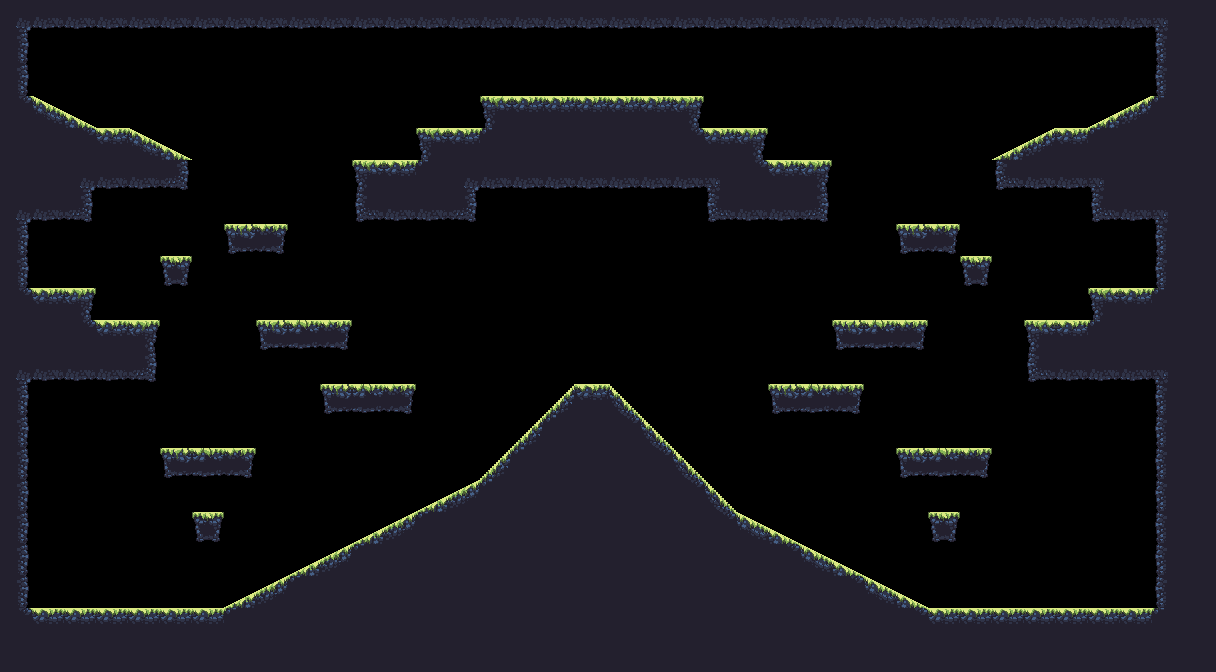

This game map was drawn from its Tiled (.tmx) file and the tilesets committed beside it. A one-line description and the full map source follow:
An orthogonal 38x21 tile map with 32x32 px tiles, 1 tile layer (main) and 2 objects (spawn, boss_spawn).

<map version="1.2" tiledversion="1.3.2" orientation="orthogonal" renderorder="right-down" compressionlevel="0" width="38" height="21" tilewidth="32" tileheight="32" infinite="0" nextlayerid="3" nextobjectid="4">
 <tileset firstgid="1" source="forest_tile_set.tsx" />
 <layer id="1" name="main" width="38" height="21">
  <data encoding="csv">
5,22,22,22,22,22,22,22,22,22,22,22,22,22,22,22,22,22,22,22,22,22,22,22,22,22,22,22,22,22,22,22,22,22,22,22,6,12,
13,0,0,0,0,0,0,0,0,0,0,0,0,0,0,0,0,0,0,0,0,0,0,0,0,0,0,0,0,0,0,0,0,0,0,0,11,12,
13,0,0,0,0,0,0,0,0,0,0,0,0,0,0,0,0,0,0,0,0,0,0,0,0,0,0,0,0,0,0,0,0,0,0,0,11,12,
17,25,26,0,0,0,0,0,0,0,0,0,0,0,0,1,2,2,2,2,2,3,0,0,0,0,0,0,0,0,0,0,0,0,27,28,18,12,
12,12,17,2,25,26,0,0,0,0,0,0,0,1,2,18,12,12,12,12,12,17,2,3,0,0,0,0,0,0,0,27,28,2,18,12,12,12,
12,12,5,22,22,23,0,0,0,0,0,1,2,18,5,22,22,22,22,22,22,22,6,17,2,3,0,0,0,0,0,21,22,22,6,12,12,12,
5,22,23,0,0,0,0,0,0,0,0,21,22,22,23,0,0,0,0,0,0,0,21,22,22,23,0,0,0,0,0,0,0,0,21,22,6,12,
13,0,0,0,0,0,0,31,33,0,0,0,0,0,0,0,0,0,0,0,0,0,0,0,0,0,0,0,31,33,0,0,0,0,0,0,11,12,
13,0,0,0,0,34,0,0,0,0,0,0,0,0,0,0,0,0,0,0,0,0,0,0,0,0,0,0,0,0,34,0,0,0,0,0,11,12,
17,2,3,0,0,0,0,0,0,0,0,0,0,0,0,0,0,0,0,0,0,0,0,0,0,0,0,0,0,0,0,0,0,0,1,2,18,12,
12,12,17,2,3,0,0,0,31,32,33,0,0,0,0,0,0,0,0,0,0,0,0,0,0,0,31,32,33,0,0,0,1,2,18,12,12,12,
5,22,22,22,23,0,0,0,0,0,0,0,0,0,0,0,0,0,0,0,0,0,0,0,0,0,0,0,0,0,0,0,21,22,22,22,6,12,
13,0,0,0,0,0,0,0,0,0,31,32,33,0,0,0,0,8,2,7,0,0,0,0,31,32,33,0,0,0,0,0,0,0,0,0,11,12,
13,0,0,0,0,0,0,0,0,0,0,0,0,0,0,0,8,18,12,17,7,0,0,0,0,0,0,0,0,0,0,0,0,0,0,0,11,12,
13,0,0,0,0,31,32,33,0,0,0,0,0,0,0,8,18,12,12,12,17,7,0,0,0,0,0,0,31,32,33,0,0,0,0,0,11,12,
13,0,0,0,0,0,0,0,0,0,0,0,0,27,28,18,12,12,12,12,12,17,7,0,0,0,0,0,0,0,0,0,0,0,0,0,11,12,
13,0,0,0,0,0,34,0,0,0,0,27,28,18,12,12,12,12,12,12,12,12,17,25,26,0,0,0,0,34,0,0,0,0,0,0,11,12,
13,0,0,0,0,0,0,0,0,27,28,18,12,12,12,12,12,12,12,12,12,12,12,12,17,25,26,0,0,0,0,0,0,0,0,0,11,12,
13,0,0,0,0,0,0,27,28,18,12,12,12,12,12,12,12,12,12,12,12,12,12,12,12,12,17,25,26,0,0,0,0,0,0,0,11,12,
17,2,2,2,2,2,2,18,12,12,12,12,12,12,12,12,12,12,12,12,12,12,12,12,12,12,12,12,17,2,2,2,2,2,2,2,18,12,
12,12,12,12,12,12,12,12,12,12,12,12,12,12,12,12,12,12,12,12,12,12,12,12,12,12,12,12,12,12,12,12,12,12,12,12,12,12
</data>
 </layer>
 <objectgroup id="2" name="objects">
  <object id="1" name="spawn" x="97.9634" y="490.001" />
  <object id="2" name="boss_spawn" x="585.597" y="314.514" />
 </objectgroup>
</map>
